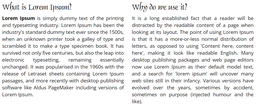
#> input picture Numpy/projetos/Blur com Convolução/assets/teste_text.png, 256 x 104 px, shrunk from 1289 x 525 before the run
$ python image_blur.py
#> lines starting #> are read from the running program, lines starting #| are printed output that depends on the picture
import numpy as np
from skimage.transform import rescale
import scipy
import scipy.ndimage
import cv2
import os

FILENAME = 'teste_text.png'
PATH = os.path.join('assets', FILENAME)
img = cv2.imread(PATH)
#> img is the input picture: shape (104, 256, 3); mean B, G, R 232.2, 232.1, 232.1
cv2.imshow('original_image', img)

# separando as cores e diminuindo a dimensao para diminir o custo computacional
b_scaled = rescale(img[:,:,0], 0.25)
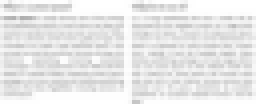
#> b_scaled: shape (26, 64) float64 (shown 4 times larger); min 0.688, max 1, mean 0.911
g_scaled = rescale(img[:,:,1], 0.25)
r_scaled = rescale(img[:,:,2], 0.25)
img_scaled = np.stack([b_scaled, g_scaled, r_scaled], axis=2) # colocando uma matriz em cima da outra
cv2.imshow('scaled_image', img_scaled)

# Box Blur
box_blur = (1 / 9) * np.array([[1, 1, 1],
                                [1, 1, 1],
                                [1, 1, 1]])
# Normalizar = 1 pixel --> a soma dos dados deve dar 1 (3x3 = 9) portanto 1/9*matriz
# box_factor = 1/box_blur.sum()*box_blur


# Gaussian Blur 3x3
gaussian_3 = (1 / 16) * np.array([[1, 2, 1],
                                  [2, 4, 2],
                                  [1, 2, 1]])
# Gaussian Blur 5x5
gaussian_5 = (1 / 256) * np.array([[1, 4, 6, 4, 1],
                                   [4, 16, 24, 16, 4],
                                   [6, 24, 36, 24, 6],
                                   [4, 16, 24, 16, 4],
                                   [1, 4, 6, 4, 1]])


# BOX Blur 10x10
box_blur_big = np.ones([10,10])
box_blur_big = box_blur_big/box_blur_big.sum()


# BOX Blur 10x10
box_blur_big2 = np.ones([100,100])
box_blur_big2 = box_blur_big2/box_blur_big2.sum()


kernels = [box_blur,box_blur_big,box_blur_big2, gaussian_3, gaussian_5]
kernel_name = ['Box Blur', "BOX Blur 10x10", "BOX Blur 100x100", '3x3 Gaussian Blur', '5x5 Gaussian Blur']

'''
O código entra em um loop, onde itera pelos kernels definidos e seus nomes correspondentes.
Para cada kernel, ele executa convolução usando scipy.ndimage.convolve.
A função np.atleast_3d é usada para garantir que o kernel tenha o formato apropriado
para convolução com uma imagem de 3 canais. Torna o kernel tridimensional,
combinando com a profundidade da imagem.
O parâmetro mode='nearest' em convolve especifica que a convolução deve usar o modo
de borda mais próximo, o que significa que o tamanho da imagem de saída corresponde
ao tamanho de entrada.
'''

for kernel, name in zip(kernels, kernel_name):
    conv_im1 = scipy.ndimage.convolve(img, np.atleast_3d(kernel), mode='nearest')
    cv2.imshow(name, conv_im1)
#> this loop made 5 passes
#> pass 1, `conv_im1 = scipy.ndimage.convolve(img, np.atleast_3d(kernel), mode='ne..`:
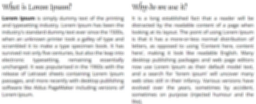
#> conv_im1: shape (104, 256, 3); mean B, G, R 231.8, 231.7, 231.7
#> pass 2, `conv_im1 = scipy.ndimage.convolve(img, np.atleast_3d(kernel), mode='ne..`:
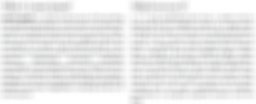
#> conv_im1: shape (104, 256, 3); mean B, G, R 231.9, 231.8, 231.7
#> pass 3, `conv_im1 = scipy.ndimage.convolve(img, np.atleast_3d(kernel), mode='ne..`:
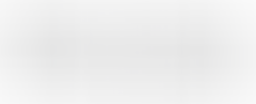
#> conv_im1: shape (104, 256, 3); mean B, G, R 238, 237.9, 237.9

cv2.waitKey(0)

$ run again, with Numpy/projetos/Blur com Convolução/assets/curva_gaussiana.png copied over Numpy/projetos/Blur com Convolução/assets/teste_text.png
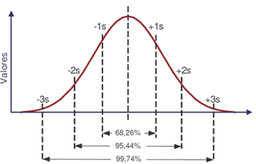
#> input picture Numpy/projetos/Blur com Convolução/assets/curva_gaussiana.png, 256 x 164 px, shrunk from 497 x 318 before the run
#> img is the input picture: shape (164, 256, 3); mean B, G, R 244.9, 244.2, 245.4
#> the loop `for kernel, name in zip(kernels, kernel_name):` made 5 passes
#> pass 1, `conv_im1 = scipy.ndimage.convolve(img, np.atleast_3d(kernel), mode='ne..`:
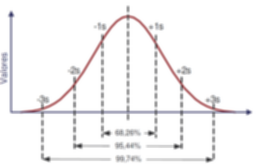
#> conv_im1: shape (164, 256, 3); mean B, G, R 244.7, 244, 245.2
#> pass 2, `conv_im1 = scipy.ndimage.convolve(img, np.atleast_3d(kernel), mode='ne..`:
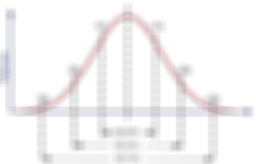
#> conv_im1: shape (164, 256, 3); mean B, G, R 244.6, 243.9, 245.2
